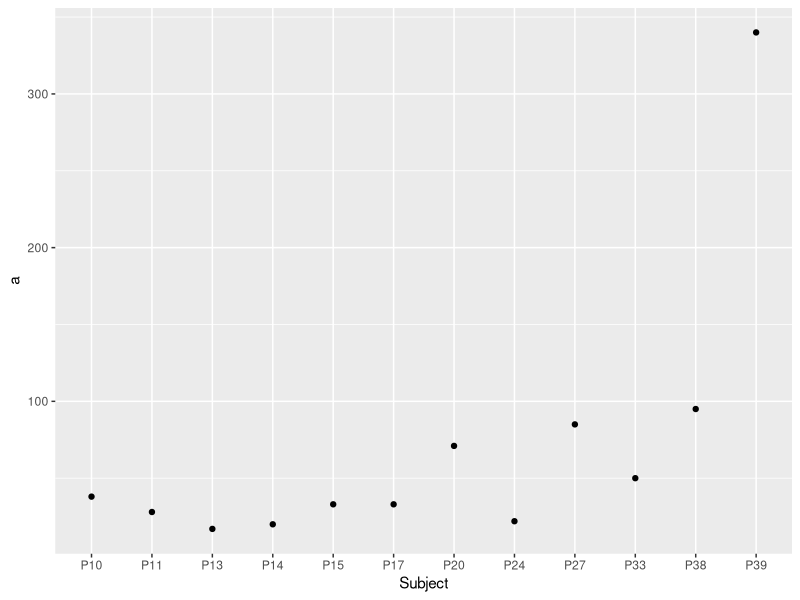
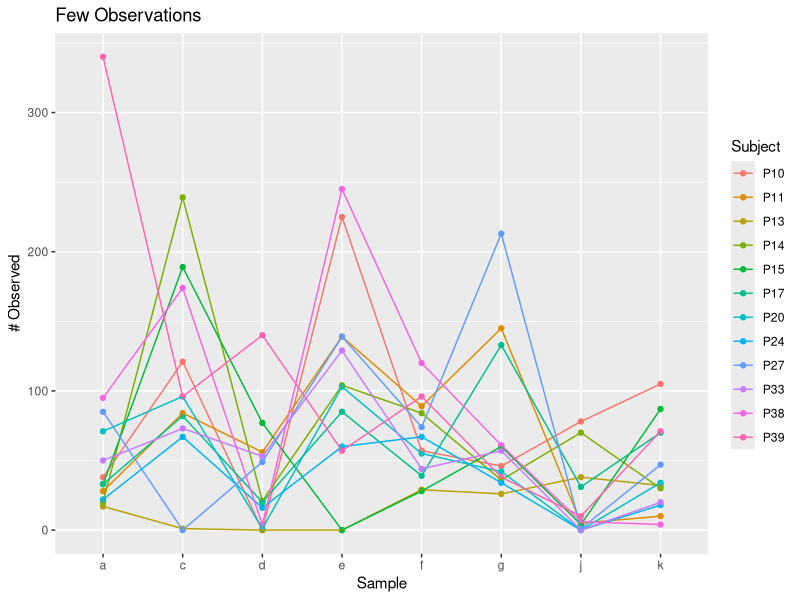

Generate these figures, in order, with R:
#Plotting graph using ggplot2
#www.pavannichani.com

library(ggplot2)
library(reshape2)

rawdata<-read.csv("Plotdata.csv", header = TRUE)
melted=melt(rawdata,id.vars ="Subject", measure.vars = c("a","c","d","e","f","g","j","k"))

ggplot(rawdata, aes(x=Subject, y=a)) + geom_point()
myPlot<-ggplot(melted, aes(x=variable, y=value, col=Subject, group=Subject)) + geom_point() + geom_line() + xlab("Sample") + ylab("# Observed") + ggtitle("Few Observations")

myPlot